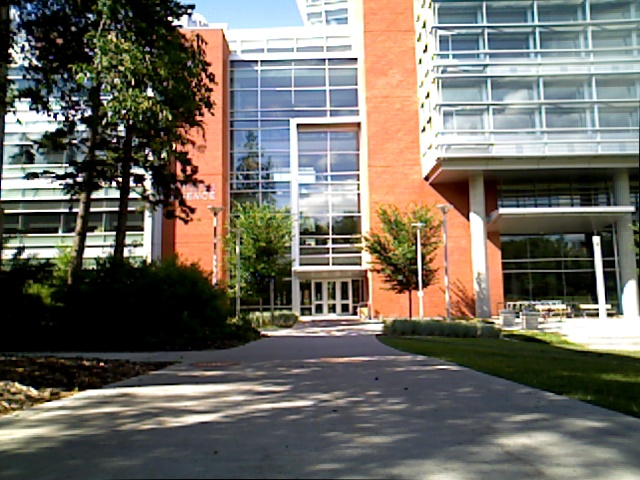
#> input picture lab1/day.jpg, 640 x 480 px
$ python part3.py
#> lines starting #> are read from the running program, lines starting #| are printed output that depends on the picture; long printed decimals are rounded
import numpy as np
import cv2
import matplotlib.pyplot as plt
import math

img1 = cv2.imread('day.jpg',0)
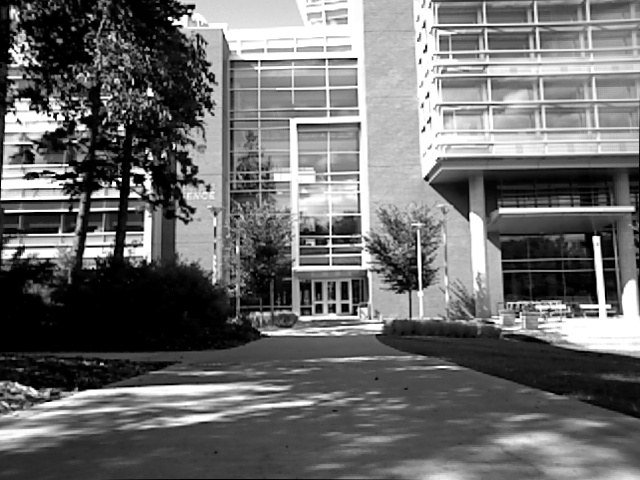
#> img1: shape (480, 640); min 0, max 255, mean 108.1
img2 = cv2.imread('night.jpg',0)
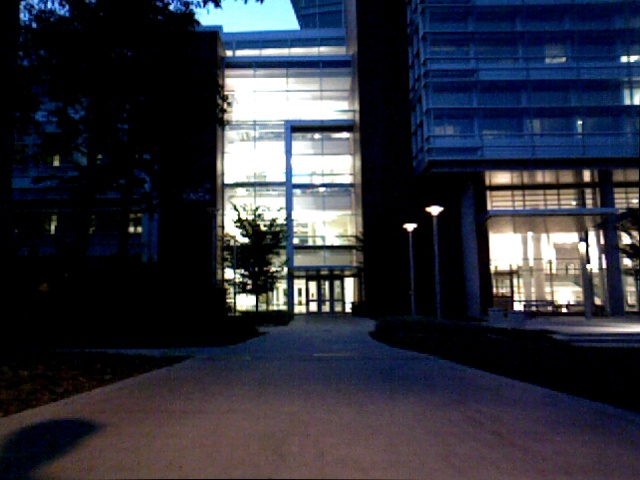
#> input picture lab1/night.jpg, 640 x 480 px
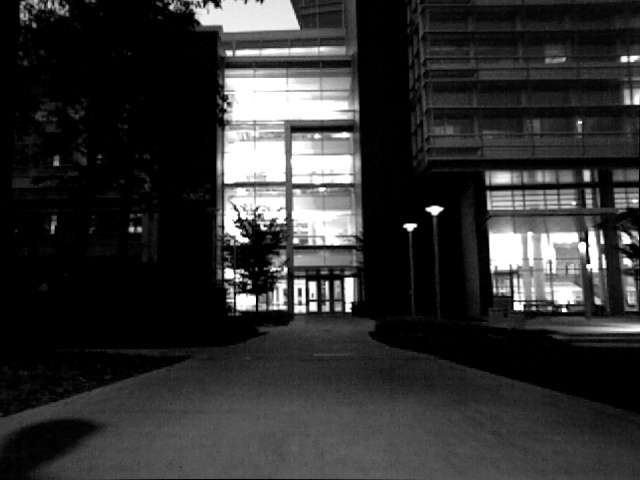
#> img2: shape (480, 640); min 0, max 255, mean 49

hist1 = cv2.calcHist([img1],[0],None,[256],[0,256])
#> hist1 = 256 values, max 16962 at index 0, min 385 at index 235, mean 1200
hist2 = cv2.calcHist([img2],[0],None,[256],[0,256])
#> hist2 = 256 values, max 89717 at index 0, min 125 at index 203, mean 1200

plt.subplot(221),plt.imshow(img1,'gray')
plt.subplot(222),plt.plot(hist1)
plt.subplot(223),plt.imshow(img2,'gray')
plt.subplot(224),plt.plot(hist2)


plt.xlim([0,256])
plt.show()
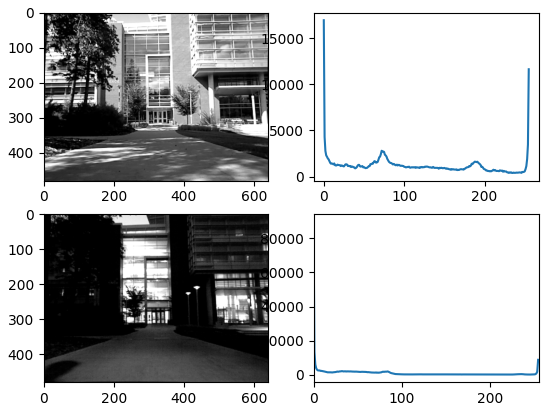
#> figure drawn by matplotlib, 4 panels; panel 2: curve peaks at x = 0, y = 16962; panel 4: curve peaks at x = 0, y = 89717

result = cv2.compareHist(hist1,hist2,0)
#> result = 0.841
print(" ")
print("compare histograms: ")
print(result)
#| 0.8408
print(" ")

height1 = np.size(img1,0)
#> height1 = 480
width1 = np.size(img1,1)
#> width1 = 640
height2 = np.size(img2,0)
#> height2 = 480
width2 = np.size(img2,1)
#> width2 = 640

coefficient1 = height1 * width1
#> coefficient1 = 307200
coefficient2 = height2 * width2
#> coefficient2 = 307200


bhattacharyya = 0

for i in range(0,256):
	bhattacharyya += math.sqrt((hist1[i]/coefficient1 * hist2[i]/coefficient2))
#> this loop made 256 passes
#> bhattacharyya on passes 1 to 3: 0.127, 0.152, 0.165
#> after the loop, bhattacharyya = 0.872

print("bhattacharyya coefficient is: ")
print(bhattacharyya)
#| 0.8719
